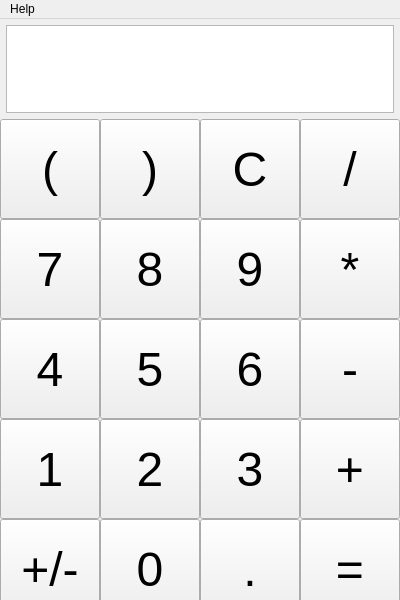
<?xml version="1.0" encoding="UTF-8"?>
<ui version="4.0">
  <class>MainWindow</class>

  <widget class="QMainWindow" name="MainWindow">

    <property name="geometry">
      <rect>
	<x>0</x>
	<y>0</y>
	<width>400</width>
	<height>600</height>
      </rect>
    </property>

    <property name="windowTitle">
      <string>ENGN2912B 2017 | QtCalc1</string>
    </property>

    <widget class="QWidget" name="centralwidget">

      <!--- row 0 -->
      <!--- [      ] -->

      <widget class="QTextEdit" name="displayTextEdit">
	<property name="geometry">
	  <rect>
	    <x>6</x>
	    <y>6</y>
	    <width>388</width>
	    <height>88</height>
	  </rect>
	</property>
	<property name="text">
	  <string></string>
	</property>
	<property name="font">
	  <font><pointsize>36</pointsize></font>
	</property>
	<property name="alignment">
	  <set>Qt::AlignCenter</set>
	</property>
      </widget> <!-- "displayLabel" -->

      <!--- row 1 -->
      <!--- [(][)][C][/] -->

      <widget class="QPushButton" name="leftParenButton">
	<property name="geometry">
	  <rect>
	    <x>0</x>
	    <y>100</y>
	    <width>100</width>
	    <height>100</height>
	  </rect>
	</property>
	<property name="font">
	  <font><pointsize>36</pointsize></font>
	</property>
	<property name="text">
	  <string>(</string>
	</property>
      </widget>

      <widget class="QPushButton" name="rightParenButton">
	<property name="geometry">
	  <rect>
	    <x>100</x>
	    <y>100</y>
	    <width>100</width>
	    <height>100</height>
	  </rect>
	</property>
	<property name="font">
	  <font><pointsize>36</pointsize></font>
	</property>
	<property name="text">
	  <string>)</string>
	</property>
      </widget>

      <widget class="QPushButton" name="clearButton">
	<property name="geometry">
	  <rect>
	    <x>200</x>
	    <y>100</y>
	    <width>100</width>
	    <height>100</height>
	  </rect>
	</property>
	<property name="font">
	  <font><pointsize>36</pointsize></font>
	</property>
	<property name="text">
	  <string>C</string>
	</property>
      </widget>

      <widget class="QPushButton" name="divideButton">
	<property name="geometry">
	  <rect>
	    <x>300</x>
	    <y>100</y>
	    <width>100</width>
	    <height>100</height>
	  </rect>
	</property>
	<property name="font">
	  <font><pointsize>36</pointsize></font>
	</property>
	<property name="text">
	  <string>/</string>
	</property>
      </widget>

      <!--- row 2 -->
      <!--- [7][8][9][*] -->

      <widget class="QPushButton" name="number7Button">
	<property name="geometry">
	  <rect>
	    <x>0</x>
	    <y>200</y>
	    <width>100</width>
	    <height>100</height>
	  </rect>
	</property>
	<property name="font">
	  <font><pointsize>36</pointsize></font>
	</property>
	<property name="text">
	  <string>7</string>
	</property>
      </widget>

      <widget class="QPushButton" name="number8Button">
	<property name="geometry">
	  <rect>
	    <x>100</x>
	    <y>200</y>
	    <width>100</width>
	    <height>100</height>
	  </rect>
	</property>
	<property name="font">
	  <font><pointsize>36</pointsize></font>
	</property>
	<property name="text">
	  <string>8</string>
	</property>
      </widget>

      <widget class="QPushButton" name="number9Button">
	<property name="geometry">
	  <rect>
	    <x>200</x>
	    <y>200</y>
	    <width>100</width>
	    <height>100</height>
	  </rect>
	</property>
	<property name="font">
	  <font><pointsize>36</pointsize></font>
	</property>
	<property name="text">
	  <string>9</string>
	</property>
      </widget>

      <widget class="QPushButton" name="multiplyButton">
	<property name="geometry">
	  <rect>
	    <x>300</x>
	    <y>200</y>
	    <width>100</width>
	    <height>100</height>
	  </rect>
	</property>
	<property name="font">
	  <font><pointsize>36</pointsize></font>
	</property>
	<property name="text">
	  <string>*</string>
	</property>
      </widget>

      <!--- row 3 -->
      <!--- [4][5][6][-] -->

      <widget class="QPushButton" name="number4Button">
	<property name="geometry">
	  <rect>
	    <x>0</x>
	    <y>300</y>
	    <width>100</width>
	    <height>100</height>
	  </rect>
	</property>
	<property name="font">
	  <font><pointsize>36</pointsize></font>
	</property>
	<property name="text">
	  <string>4</string>
	</property>
      </widget>

      <widget class="QPushButton" name="number5Button">
	<property name="geometry">
	  <rect>
	    <x>100</x>
	    <y>300</y>
	    <width>100</width>
	    <height>100</height>
	  </rect>
	</property>
	<property name="font">
	  <font><pointsize>36</pointsize></font>
	</property>
	<property name="text">
	  <string>5</string>
	</property>
      </widget>

      <widget class="QPushButton" name="number6Button">
	<property name="geometry">
	  <rect>
	    <x>200</x>
	    <y>300</y>
	    <width>100</width>
	    <height>100</height>
	  </rect>
	</property>
	<property name="font">
	  <font><pointsize>36</pointsize></font>
	</property>
	<property name="text">
	  <string>6</string>
	</property>
      </widget>

      <widget class="QPushButton" name="subtractButton">
	<property name="geometry">
	  <rect>
	    <x>300</x>
	    <y>300</y>
	    <width>100</width>
	    <height>100</height>
	  </rect>
	</property>
	<property name="font">
	  <font><pointsize>36</pointsize></font>
	</property>
	<property name="text">
	  <string>-</string>
	</property>
      </widget>

      <!--- row 4 -->
      <!--- [1][2][3][+] -->

      <widget class="QPushButton" name="number1Button">
	<property name="geometry">
	  <rect>
	    <x>0</x>
	    <y>400</y>
	    <width>100</width>
	    <height>100</height>
	  </rect>
	</property>
	<property name="font">
	  <font><pointsize>36</pointsize></font>
	</property>
	<property name="text">
	  <string>1</string>
	</property>
      </widget>

      <widget class="QPushButton" name="number2Button">
	<property name="geometry">
	  <rect>
	    <x>100</x>
	    <y>400</y>
	    <width>100</width>
	    <height>100</height>
	  </rect>
	</property>
	<property name="font">
	  <font><pointsize>36</pointsize></font>
	</property>
	<property name="text">
	  <string>2</string>
	</property>
      </widget>

      <widget class="QPushButton" name="number3Button">
	<property name="geometry">
	  <rect>
	    <x>200</x>
	    <y>400</y>
	    <width>100</width>
	    <height>100</height>
	  </rect>
	</property>
	<property name="font">
	  <font><pointsize>36</pointsize></font>
	</property>
	<property name="text">
	  <string>3</string>
	</property>
      </widget>

      <widget class="QPushButton" name="addButton">
	<property name="geometry">
	  <rect>
	    <x>300</x>
	    <y>400</y>
	    <width>100</width>
	    <height>100</height>
	  </rect>
	</property>
	<property name="font">
	  <font><pointsize>36</pointsize></font>
	</property>
	<property name="text">
	  <string>+</string>
	</property>
      </widget>

      <!--- row 5 -->
      <!--- [+/-][0][.][=] -->

      <widget class="QPushButton" name="changeSignButton">
	<property name="geometry">
	  <rect>
	    <x>0</x>
	    <y>500</y>
	    <width>100</width>
	    <height>100</height>
	  </rect>
	</property>
	<property name="font">
	  <font><pointsize>36</pointsize></font>
	</property>
	<property name="text">
	  <string>+/-</string>
	</property>
      </widget>

      <widget class="QPushButton" name="number0Button">
	<property name="geometry">
	  <rect>
	    <x>100</x>
	    <y>500</y>
	    <width>100</width>
	    <height>100</height>
	  </rect>
	</property>
	<property name="font">
	  <font><pointsize>36</pointsize></font>
	</property>
	<property name="text">
	  <string>0</string>
	</property>
      </widget>

      <widget class="QPushButton" name="decimalPointButton">
	<property name="geometry">
	  <rect>
	    <x>200</x>
	    <y>500</y>
	    <width>100</width>
	    <height>100</height>
	  </rect>
	</property>
	<property name="font">
	  <font><pointsize>36</pointsize></font>
	</property>
	<property name="text">
	  <string>.</string>
	</property>
      </widget>

      <widget class="QPushButton" name="evaluateButton">
	<property name="geometry">
	  <rect>
	    <x>300</x>
	    <y>500</y>
	    <width>100</width>
	    <height>100</height>
	  </rect>
	</property>
	<property name="font">
	  <font><pointsize>36</pointsize></font>
	</property>
	<property name="text">
	  <string>=</string>
	</property>
      </widget>

    </widget> <!-- "centralwidget" -->

    <widget class="QMenuBar" name="menubar">

      <property name="geometry">
	<rect>
	  <x>0</x>
	  <y>0</y>
	  <width>786</width>
	  <height>22</height>
	</rect>
      </property>

      <widget class="QMenu" name="menuHelp">
	<property name="title">
	  <string>Help</string>
	</property>
	<addaction name="about_action"/>
      </widget>

      <addaction name="menuHelp"/>

    </widget> <!-- menubar -->

    <!-- widget class="QStatusBar" name="statusbar" / -->

    <action name="about_action">
      <property name="text">
	<string>About...</string>
      </property>
    </action>

  </widget> <!--  "MainWindow" -->
  <resources/>
  <connections/>
</ui>
